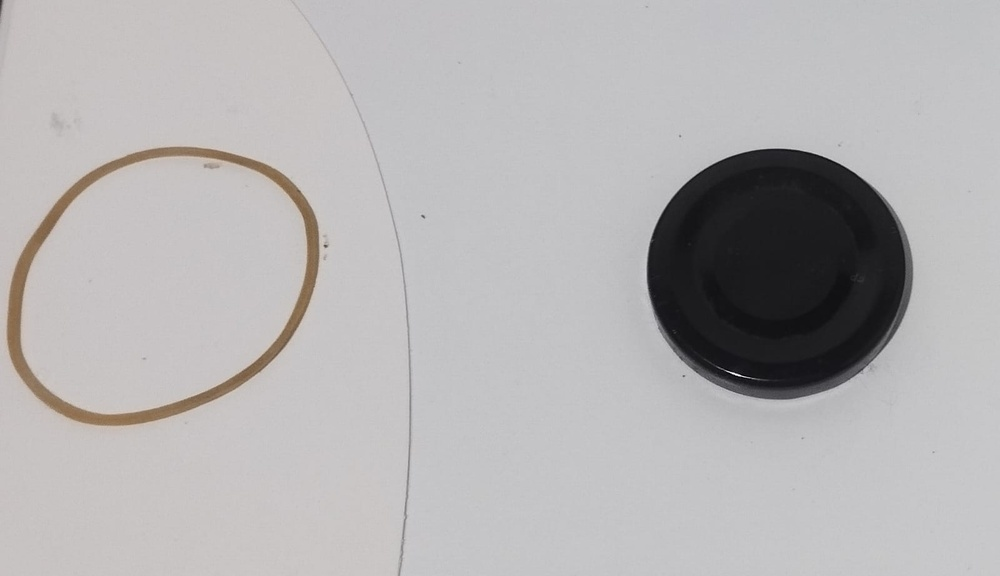
#> input picture foto1.jpeg, 1000 x 576 px, shrunk from 1600 x 921 before the run
$ python 02_image_segmentation.py
#> lines starting #> are read from the running program, lines starting #| are printed output that depends on the picture
import cv2
import matplotlib.pyplot as plt
import numpy as np

from sklearn.cluster import KMeans


#%% Working with images:
# Loading image:
image = cv2.imread('foto1.jpeg') #nombre del archivo de la imagen
#> image is the input picture: shape (576, 1000, 3); mean B, G, R 178.9, 178.2, 180.2
print(f"image.shape: {image.shape}")
#| image.shape: (576, 1000, 3)

# Changing image from BGR -> RGB:
rgb_image = cv2.cvtColor(image, cv2.COLOR_BGR2RGB)

#%% IA Stage:
k = 3
model = KMeans(n_clusters=k, random_state=0)

# data wrangling:
x = rgb_image.reshape((-1, 3))
print(f"x.shape = {x.shape}")
#| x.shape = (576000, 3)

# model training:
model.fit(x)

# Labels:
labels = model.labels_
print(f"labels = {labels}")

#%% Compressed image visualization:
centroids = np.uint8(model.cluster_centers_) # To define colors of the compressed image.
print(f"centroids = {centroids}")

# Segmented image:
segmented_image = centroids[labels.flatten()]

# Adjusting dimensions:
segmented_image = segmented_image.reshape(rgb_image.shape)

# Plotting:
# plt.figure(dpi=500)
plt.subplot(2, 2, 1)
plt.imshow(rgb_image)
plt.axis('off')
plt.title('Original Image')

plt.subplot(1, 2, 2)
plt.imshow(segmented_image)
plt.axis('off')
plt.title('Segmented image')
plt.show()
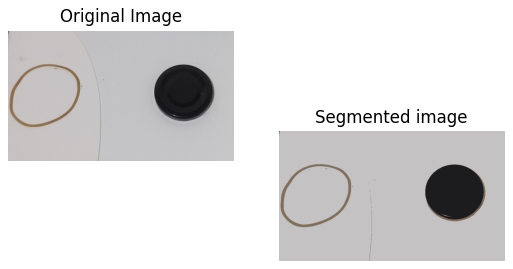
#> figure drawn by matplotlib, 2 panels

#%% Eliminación de objeto:
new_labels = []
for label in labels:
    if label == 2:
        new_labels.append(0)
    else:
        new_labels.append(label)

new_labels = np.array(new_labels)
# Segmented image:
segmented_image = centroids[new_labels.flatten()]

# Adjusting dimensions:
segmented_image = segmented_image.reshape(rgb_image.shape)

# Plotting:
# plt.figure(dpi=500)
plt.subplot(1, 2, 1)
plt.imshow(rgb_image)
plt.axis('off')
plt.title('Original Image')

plt.subplot(1, 2, 2)
plt.imshow(segmented_image)
plt.axis('off')
plt.title('Segmented image')
plt.show()
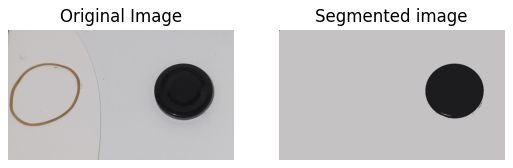
#> figure drawn by matplotlib, 2 panels
